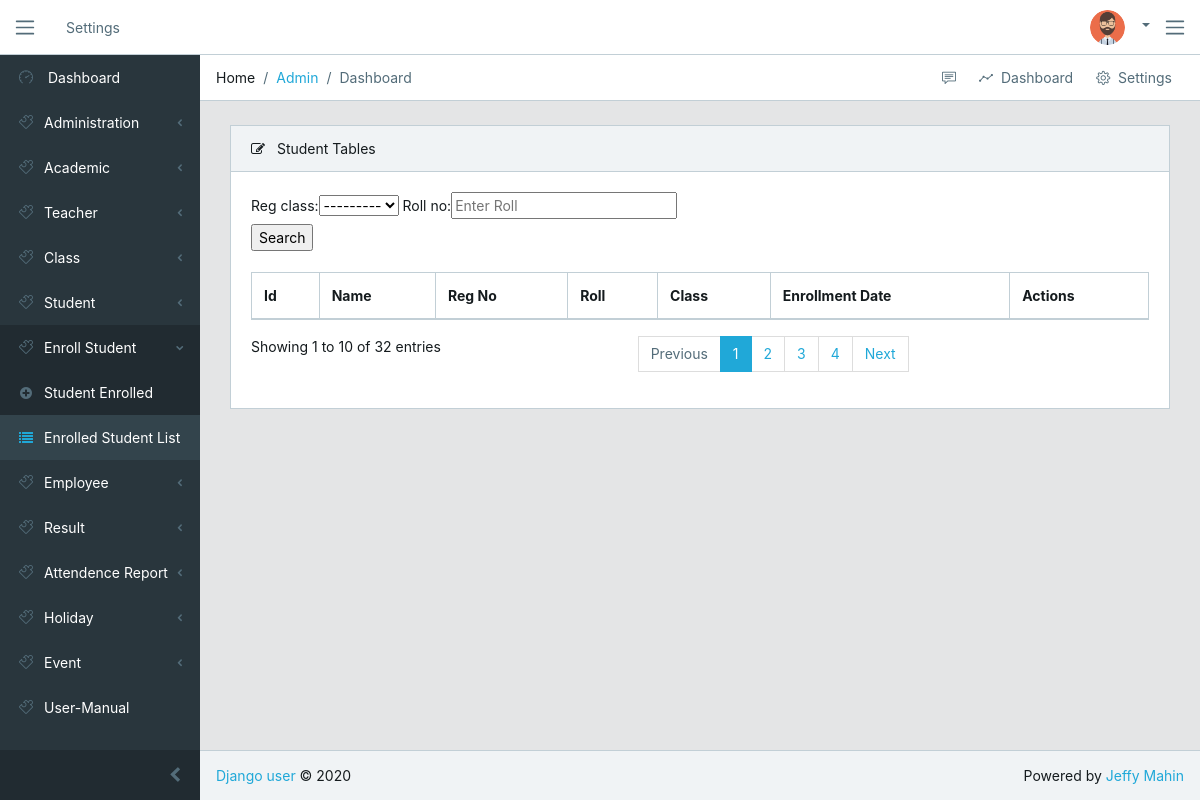
Before: /student/enrolled-student-list/ with the older database file.
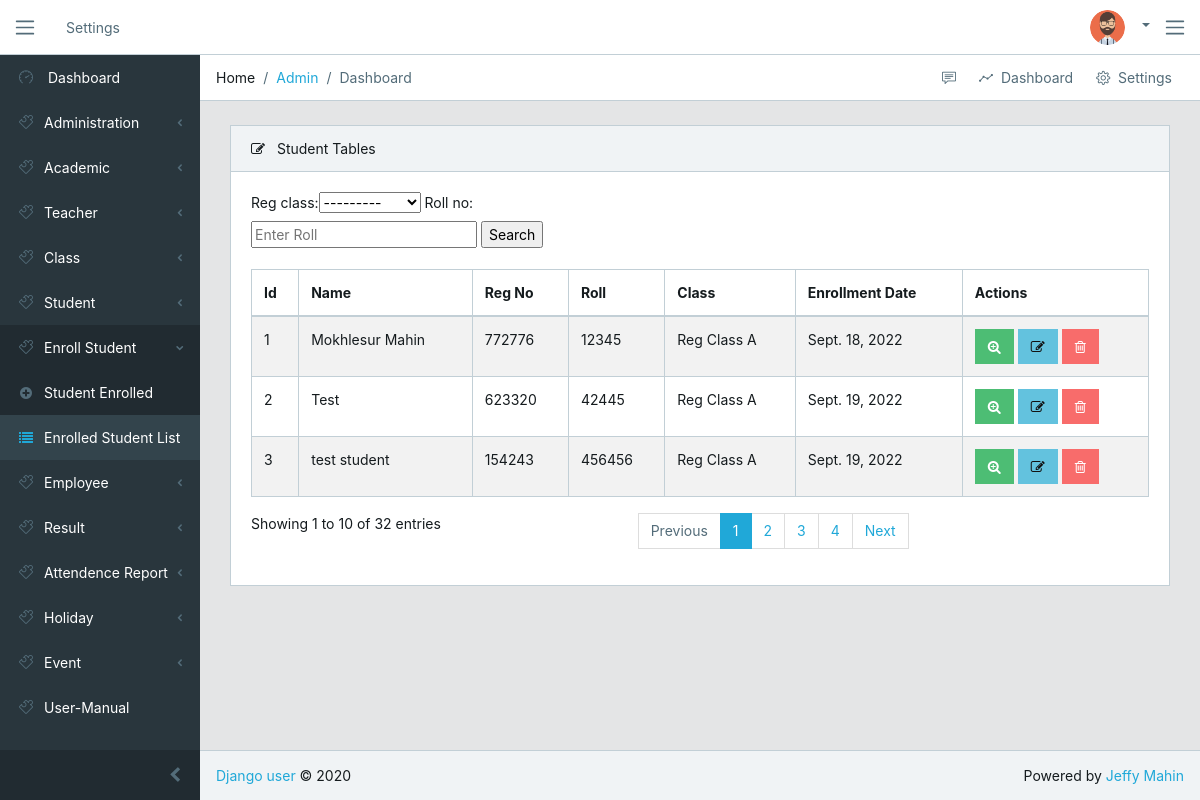
After: the same page with the newer database file.
### student/models.py (models this page shows, shortened)
class EnrolledStudent(models.Model):
    class_name = models.ForeignKey(ClassRegistration, on_delete=models.CASCADE)
    student = models.OneToOneField(AcademicInfo, on_delete=models.CASCADE)
    roll = models.IntegerField()
    date = models.DateField(auto_now_add=True)
    class Meta:
        unique_together = ['class_name', 'roll']

class AcademicInfo(models.Model):
    class_info = models.ForeignKey(ClassInfo, on_delete=models.CASCADE)
    registration_no = models.IntegerField(unique=True, default=random.randint(000000, 999999))
    status_select = (
        ('not enroll', 'Not Enroll'),
        ('enrolled', 'Enrolled'),
        ('regular', 'Regular'),
        ('irregular', 'Irregular'),
        ('passed', 'Passed'),
    )
    status = models.CharField(choices=status_select, default='not enroll', max_length=15)
    personal_info = models.ForeignKey(PersonalInfo, on_delete=models.CASCADE, null=True)
    address_info = models.ForeignKey(StudentAddressInfo, on_delete=models.CASCADE, null=True)
    guardian_info = models.ForeignKey(GuardianInfo, on_delete=models.CASCADE, null=True)
    emergency_contact_info = models.ForeignKey(EmergencyContactDetails, on_delete=models.CASCADE, null=True)
    previous_academic_info = models.ForeignKey(PreviousAcademicInfo, on_delete=models.CASCADE, null=True)
    previous_academic_certificate = models.ForeignKey(PreviousAcademicCertificate, on_delete=models.CASCADE, null=True)
    date = models.DateField(auto_now_add=True)
    is_delete = models.BooleanField(default=False)

class PersonalInfo(models.Model):
    name = models.CharField(max_length=100)
    photo = models.ImageField(upload_to='student-photos/')
    blood_group_choice = (
        ('a+', 'A+'),
        ('o+', 'O+'),
        ('b+', 'B+'),
        ('ab+', 'AB+'),
        ('a-', 'A-'),
        ('o-', 'O-'),
        ('b-', 'B-'),
        ('ab-', 'AB-')
    )
    blood_group = models.CharField(choices=blood_group_choice, max_length=5)
    date_of_birth = models.DateField()
    gender_choice = (
        ('male', 'Male'),
        ('female', 'Female'),
        ('other', 'Other')
    )
    gender = models.CharField(choices=gender_choice, max_length=10)
    phone_no = models.CharField(max_length=11)
    email = models.EmailField(blank=True, null=True)
    birth_certificate_no = models.IntegerField()
    religion_choice = (
        ('Islam', 'Islam'),
        ('Hinduism', 'Hinduism'),
        ('Buddhism', 'Buddhism'),
        ('Christianity', 'Christianity'),
        ('Others', 'Others')
    )
    religion = models.CharField(choices=religion_choice, max_length=45)
    nationality_choice = (
        ('Bangladeshi', 'Bangladeshi'),
        ('Others', 'Others')
    )
    nationality = models.CharField(choices=nationality_choice, max_length=45)

### academic/models.py (models this page shows)
class ClassRegistration(models.Model):
    name = models.CharField(max_length=100, unique=True)
    department_choice = (
        ('general', 'General'),
        ('science', 'Science'),
        ('business', 'Business'),
        ('humanities', 'Humanities')
    )
    department = models.CharField(choices=department_choice, max_length=20)
    class_name = models.ForeignKey(ClassInfo, on_delete=models.CASCADE, null=True)
    section = models.ForeignKey(Section, on_delete=models.CASCADE, null=True)
    session = models.ForeignKey(Session, on_delete=models.CASCADE, null=True)
    guide_teacher = models.OneToOneField(GuideTeacher, on_delete=models.CASCADE, null=True, blank=True)
    shift = models.ForeignKey(Shift, on_delete=models.CASCADE, null=True)
    date = models.DateField(auto_now_add=True)
    class Meta:
        unique_together = ['class_name', 'section', 'shift', 'guide_teacher']
    def __str__(self):
        return self.name

### student/views.py (the view, shortened to what this page needs)
# urls.py: path('enrolled-student-list/', views.enrolled_student_list, name='enrolled-student-list'),
def enrolled_student_list(request):
    student = EnrolledStudent.objects.all()
    forms = SearchEnrolledStudentForm()
    class_name = request.GET.get('reg_class', None)
    roll = request.GET.get('roll_no', None)
    context = {
        'forms': forms,
        'student': student
    }
    return render(request, 'student/enrolled-student-list.html', context)

### student/forms.py
class SearchEnrolledStudentForm(forms.Form):
    reg_class = forms.ModelChoiceField(queryset=ClassRegistration.objects.all())
    roll_no = forms.IntegerField(required=False, widget=forms.NumberInput(attrs={'placeholder': 'Enter Roll'}))

### templates/student/enrolled-student-list.html (shortened to what the changed rows need)
{% extends 'base/base.html' %}
{% load static %}
{% block content %}
  <div class="animated fadeIn">
      <div class="card">
          <div class="card-body">
              <div id="DataTables_Table_0_wrapper" class="dataTables_wrapper dt-bootstrap4 no-footer">
                  <div class="row">
                      <div class="col-sm-12 col-md-6">
                          <div id="DataTables_Table_0_filter" class="dataTables_filter">
                              <form action="" method="GET">
                                {{ forms }}
                              </form>
                          </div>
                      </div>
                  </div>
                  <br>
                  <div class="row">
                      <div class="col-sm-12">
                          <table class="table table-striped table-bordered datatable dataTable no-footer" id="DataTables_Table_0" role="grid" aria-describedby="DataTables_Table_0_info" style="border-collapse: collapse !important">
                              <thead>
                                  <tr role="row">
                                      <th>Id</th>
                                      <th>Name</th>
                                      <th>Reg No</th>
                                      <th>Roll</th>
                                      <th>Class</th>
                                      <th>Enrollment Date</th>
                                      <th>Actions</th>
                                  </tr>
                              </thead>
                              <tbody>
                                  {% for student in student %}
                                    <tr role="row" class="odd">
                                        <td>{{ forloop.counter }}</td>
                                        <td>{{ student.student.personal_info.name }}</td>
                                        <td>{{ student.student.registration_no }}</td>
                                        <td>{{ student.roll }}</td>
                                        <td>{{ student.class_name }}</td>
                                        <td>{{ student.date }}</td>
                                        <td>
                                            <a class="btn btn-success" href="{% url 'student-profile' student.student.registration_no %}">
                                                <i class="fa fa-search-plus"></i>
                                            </a>
                                            <a class="btn btn-info" href="{% url 'student-edit' student.student.registration_no %}">
                                                <i class="fa fa-edit"></i>
                                            </a>
                                            <a class="btn btn-danger" href="{% url 'student-delete' student.student.registration_no %}">
                                                <i class="fa fa-trash-o"></i>
                                            </a>
                                        </td>
                                    </tr>
                                  {% endfor %}
                              </tbody>
                          </table>
                      </div>
                  </div>
              </div>
          </div>
      </div>
  </div>
{% endblock %}

Changed rows visible on the page:
added EnrolledStudent: student.personal_info.name "Mokhlesur Mahin", student.registration_no "772776", roll "12345", class_name "Reg Class A", date "Sept. 18, 2022"
added EnrolledStudent: student.personal_info.name "Test", student.registration_no "623320", roll "42445", class_name "Reg Class A", date "Sept. 19, 2022"
added EnrolledStudent: student.personal_info.name "test student", student.registration_no "154243", roll "456456", class_name "Reg Class A", date "Sept. 19, 2022"
